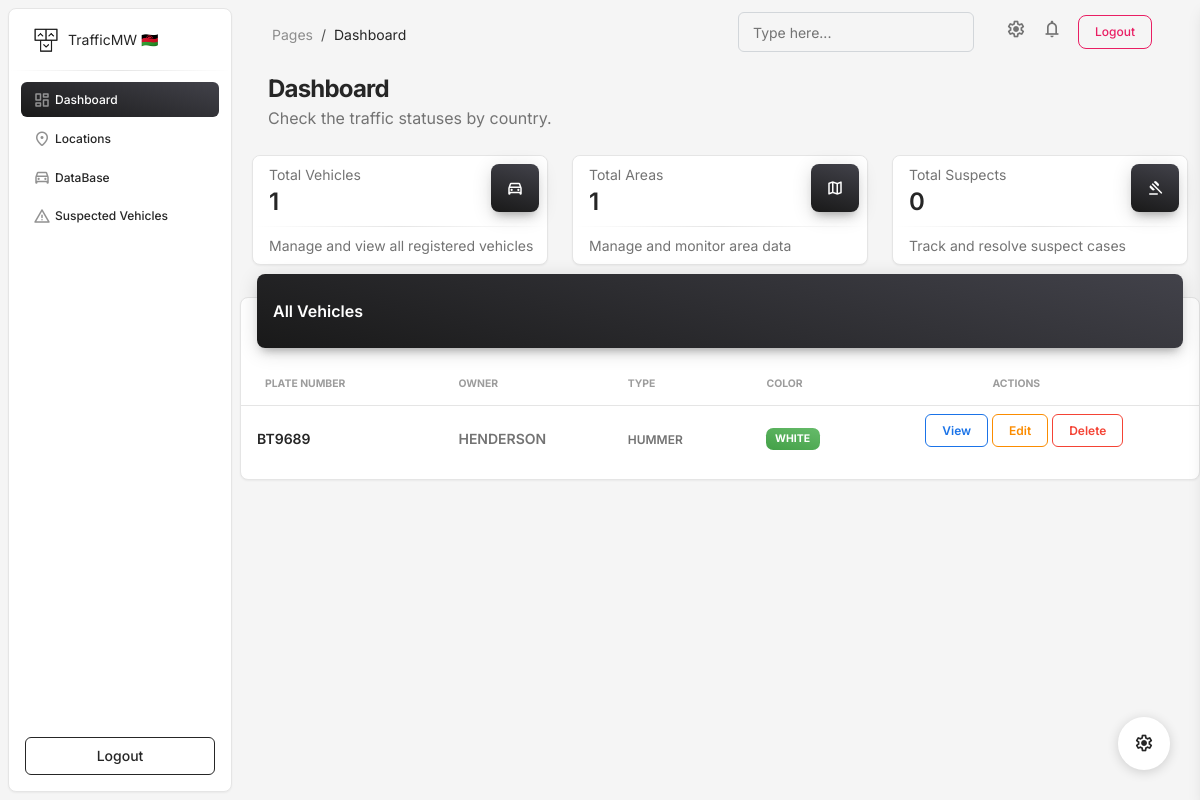
/Home, run on an earlier commit of the app's database.
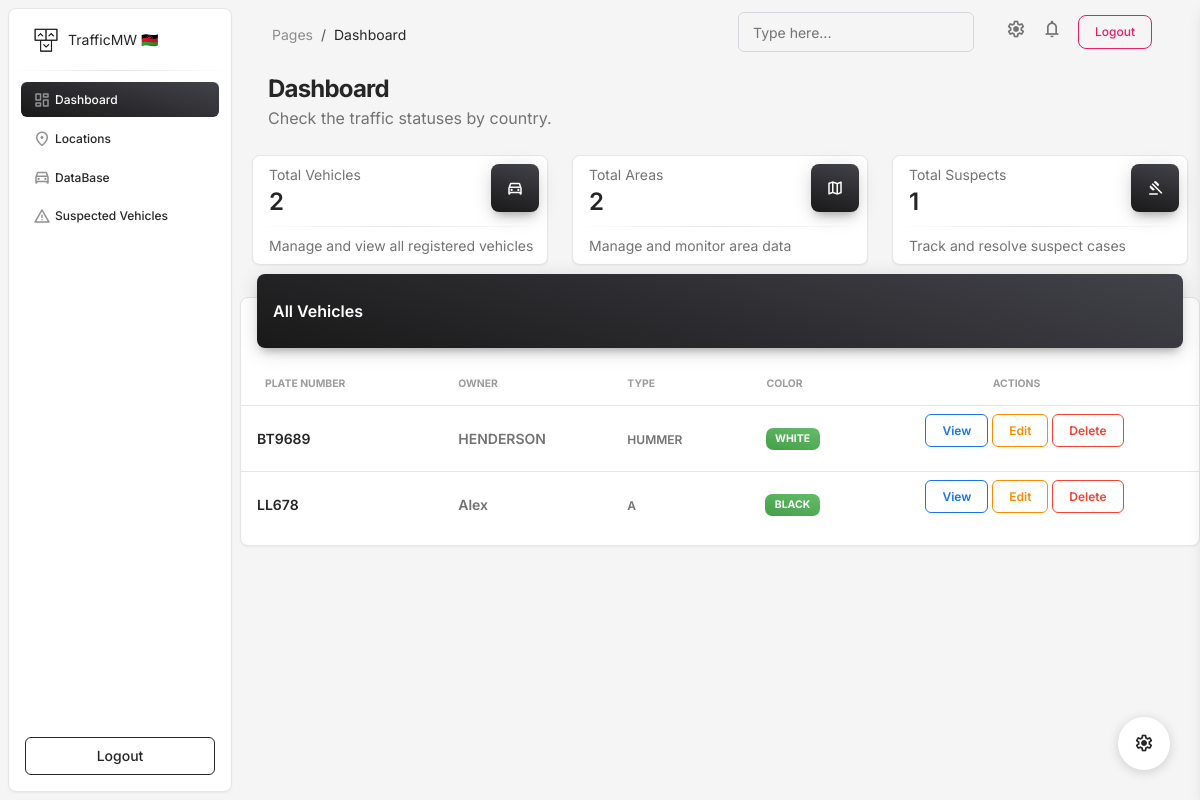
And on a later commit of the database.
### core/models.py (models this page shows, shortened)
class Vehicle(models.Model):
    plate_number = models.CharField(max_length=20, unique=True)
    owner_name = models.CharField(max_length=100)
    owner_phone = models.CharField(max_length=20)
    owner_address = models.TextField()
    vehicle_type = models.CharField(max_length=50)
    make = models.CharField(max_length=50)
    model = models.CharField(max_length=50)
    year = models.IntegerField()
    color = models.CharField(max_length=30)
    registration_date = models.DateField()
    insurance_expiry = models.DateField()
    last_inspection_date = models.DateField()
    created_at = models.DateTimeField(auto_now_add=True)
    updated_at = models.DateTimeField(auto_now=True)

### core/views.py (the view)
# urls.py: path('Home', views.home, name='home'),
def home(request):
    total_vehicles = Vehicle.objects.count()
    total_areas = Area.objects.count()
    total_suspects = SuspectVehicle.objects.count()
    vehicles = Vehicle.objects.all()
    context = {
        'total_vehicles': total_vehicles,
        'total_areas': total_areas,
        'total_suspects': total_suspects,
        'vehicles': vehicles,
    }
    return render(request, 'dashboard.html', context)

### core/templates/dashboard.html (shortened to what the changed rows need)
{% extends 'base.html' %}
{% load static %}
{% block content %}
      <div class="row">
          <div class="col-xl-4 col-sm-6 mb-xl-0 mb-4">
            <div class="card">
              <div class="card-header p-2 ps-3">
                <div class="d-flex justify-content-between">
                  <div>
                    <p class="text-sm mb-0 text-capitalize">Total Vehicles</p>
                    <h4 class="mb-0">{{ total_vehicles }}</h4>
                  </div>
                </div>
              </div>
            </div>
          </div>
          <div class="col-xl-4 col-sm-6 mb-xl-0 mb-4">
            <div class="card">
              <div class="card-header p-2 ps-3">
                <div class="d-flex justify-content-between">
                  <div>
                    <p class="text-sm mb-0 text-capitalize">Total Areas</p>
                    <h4 class="mb-0">{{ total_areas }}</h4>
                  </div>
                </div>
              </div>
            </div>
          </div>
          <div class="col-xl-4 col-sm-6 mb-xl-0 mb-4">
            <div class="card">
              <div class="card-header p-2 ps-3">
                <div class="d-flex justify-content-between">
                  <div>
                    <p class="text-sm mb-0 text-capitalize">Total Suspects</p>
                    <h4 class="mb-0">{{ total_suspects }}</h4>
                  </div>
                </div>
              </div>
            </div>
          </div>
        </div>
      </div>
      <div class="row">
        <div class="col-12">
          <div class="card my-4">
            <div class="card-body px-0 pb-2">
              <div class="table-responsive p-0">
                <table class="table align-items-center mb-0">
                  <thead>
                    <tr>
                      <th class="text-uppercase text-secondary text-xxs font-weight-bolder opacity-7">Plate Number</th>
                      <th class="text-uppercase text-secondary text-xxs font-weight-bolder opacity-7 ps-2">Owner</th>
                      <th class="text-uppercase text-secondary text-xxs font-weight-bolder opacity-7 ps-2">Type</th>
                      <th class="text-uppercase text-secondary text-xxs font-weight-bolder text-center opacity-7 ps-2">Color</th>
                      <th class="text-uppercase text-secondary text-xxs font-weight-bolder text-center opacity-7 ps-2">Actions</th>
                    </tr>
                  </thead>
                  <tbody>
                    {% for vehicle in vehicles %}
                    <tr>
                        <td>
                          <div class="d-flex px-2">
                            <div class="my-auto">
                              <h6 class="mb-0 text-sm">{{ vehicle.plate_number }}</h6>
                            </div>
                          </div>
                        </td>
                        <td>
                          <p class="text-sm font-weight-bold mb-0">{{ vehicle.owner_name }}</p>
                        </td>
                        <td>
                          <span class="text-xs font-weight-bold">{{ vehicle.vehicle_type }}</span>
                        </td>
                        <td class="align-middle text-center text-sm">
                            <span class="badge badge-sm bg-gradient-success">{{ vehicle.color }}</span>
                          </td>
                          <td class="align-middle text-center text-sm">
                            <a href="{% url 'vehicle_details' vehicle.plate_number %}" class="btn btn-outline-info font-weight-bold text-xs" data-toggle="tooltip" data-original-title="Edit user">
                              View
                            </a>
                            <a href="{% url 'edit_vehicle' vehicle.plate_number %}" class="btn btn-outline-warning font-weight-bold text-xs" data-toggle="tooltip" data-original-title="Edit user">
                              Edit
                            </a>
                            <a href="{% url 'delete_vehicle' vehicle.plate_number %}" class="btn btn-outline-danger font-weight-bold text-xs" data-toggle="tooltip" data-original-title="Edit user">
                              Delete
                            </a>
                        </td>
                    </tr>
                    {% endfor %}
                  </tbody>
                </table>
              </div>
            </div>
          </div>
        </div>
        </div>
      {% endblock %}

What changed in the data, as far as the page shows it:
added Vehicle: plate_number "LL678", owner_name "Alex", vehicle_type "A", color "BLACK"
Also different on the page:
{{ total_vehicles }}: "1" → "2"
{{ total_areas }}: "1" → "2"
{{ total_suspects }}: "0" → "1"
